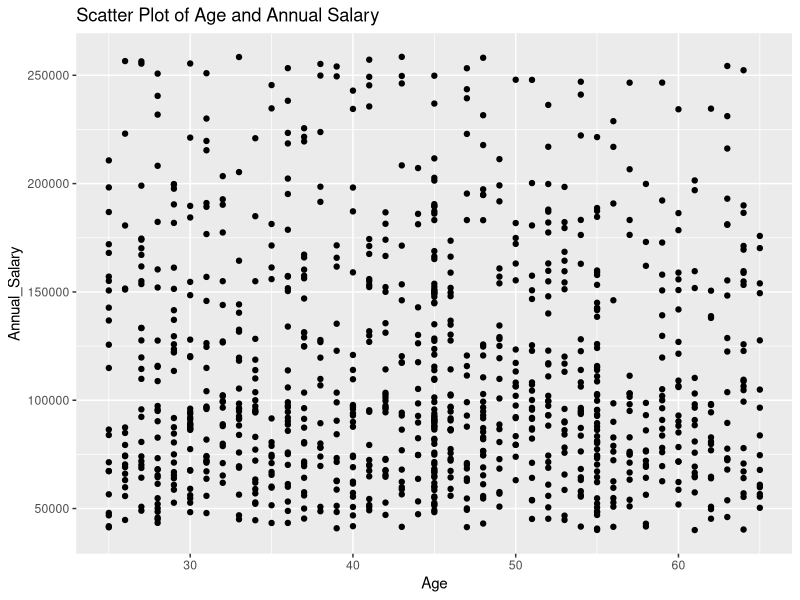
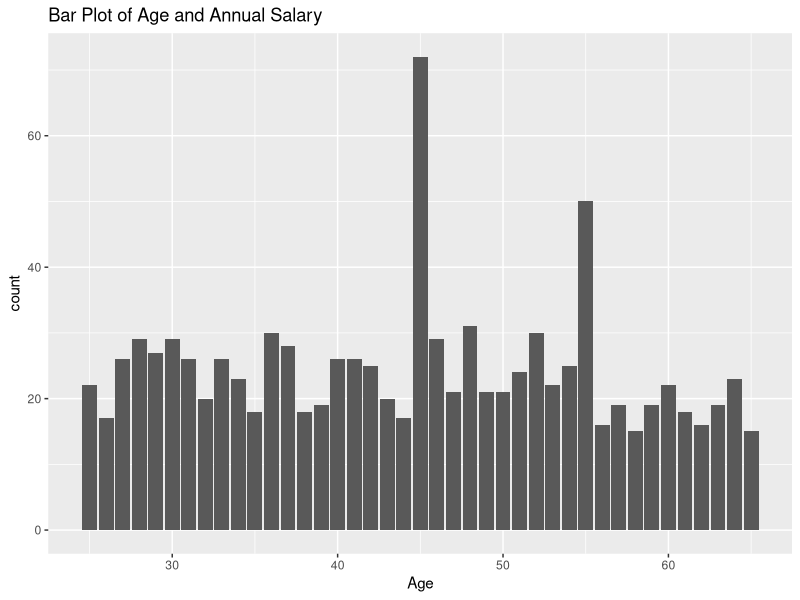

Generate these figures, in order, with R:
## ---- chunk 1
knitr::opts_chunk$set(echo = TRUE)
## ---- chunk 2
library(tidyverse)
library(readxl)
Employee_data <- read_excel("Employee_data.xlsx")
View(Employee_data)

## ---- chunk 3
str(Employee_data)
## ---- chunk 4
colnames(Employee_data)
## ---- chunk 5
head(Employee_data,15)
## ---- chunk 6
calculate_average_Age <- function(Age) 
  {
   mean(Age)
  }

average_Age <- calculate_average_Age(Employee_data$Age)
average_Age
## ---- chunk 7
library(dplyr)
High_Bonus <- filter(Employee_data,`Bonus %`> .39)
High_Bonus
## ---- chunk 8
dep_var <- Employee_data$`Annual Salary`
indep_vars <- Employee_data[c("Age", "Bonus %")] 
indep_vars
## ---- chunk 9
Employee_data_new <- cbind(dep_var, indep_vars)
head(Employee_data_new,5)
## ---- chunk 10

Employee_data_new_clean <- Employee_data_new[complete.cases(Employee_data_new),]

## ---- chunk 11
Employee_data_new_clean <- unique(Employee_data_new_clean)

## ---- chunk 12
Employee_data_new_clean %>% head(15,) %>%arrange(desc(Age))


## ---- chunk 13
colnames(Employee_data_new_clean) <- c("Annual_Salary", "Age", "Bonus_Percentage")

## ---- chunk 14
Employee_data_new_clean$Double_Annual_Salary <- 2 * Employee_data_new_clean$Annual_Salary
str(Employee_data_new_clean)
## ---- chunk 15
set.seed(123)
training_set_index <- sample(1:nrow(Employee_data_new_clean), 0.8 * nrow(Employee_data_new_clean))
training_set <- Employee_data_new_clean[training_set_index, ]
## ---- chunk 16
summary(Employee_data_new_clean)
## ---- chunk 17
mean(Employee_data_new_clean$Annual_Salary)
## ---- chunk 18
median(Employee_data_new_clean$Annual_Salary)
## ---- chunk 19
mode(Employee_data_new_clean$Annual_Salary)
## ---- chunk 20
range(Employee_data_new_clean$Annual_Salary)
## ---- chunk 21

ggplot(Employee_data_new_clean, aes(x = Age, y = Annual_Salary)) + 
  geom_point() + 
  ggtitle("Scatter Plot of Age and Annual Salary")

## ---- chunk 22
ggplot(Employee_data_new_clean, aes(x = Age, fill = Annual_Salary)) + 
  geom_bar(position = "dodge") + 
  ggtitle("Bar Plot of Age and Annual Salary") + scale_color_brewer(palette="Accent")

## ---- chunk 23
model <- lm(Annual_Salary ~ Age, data = Employee_data_new_clean)
summary(model)

